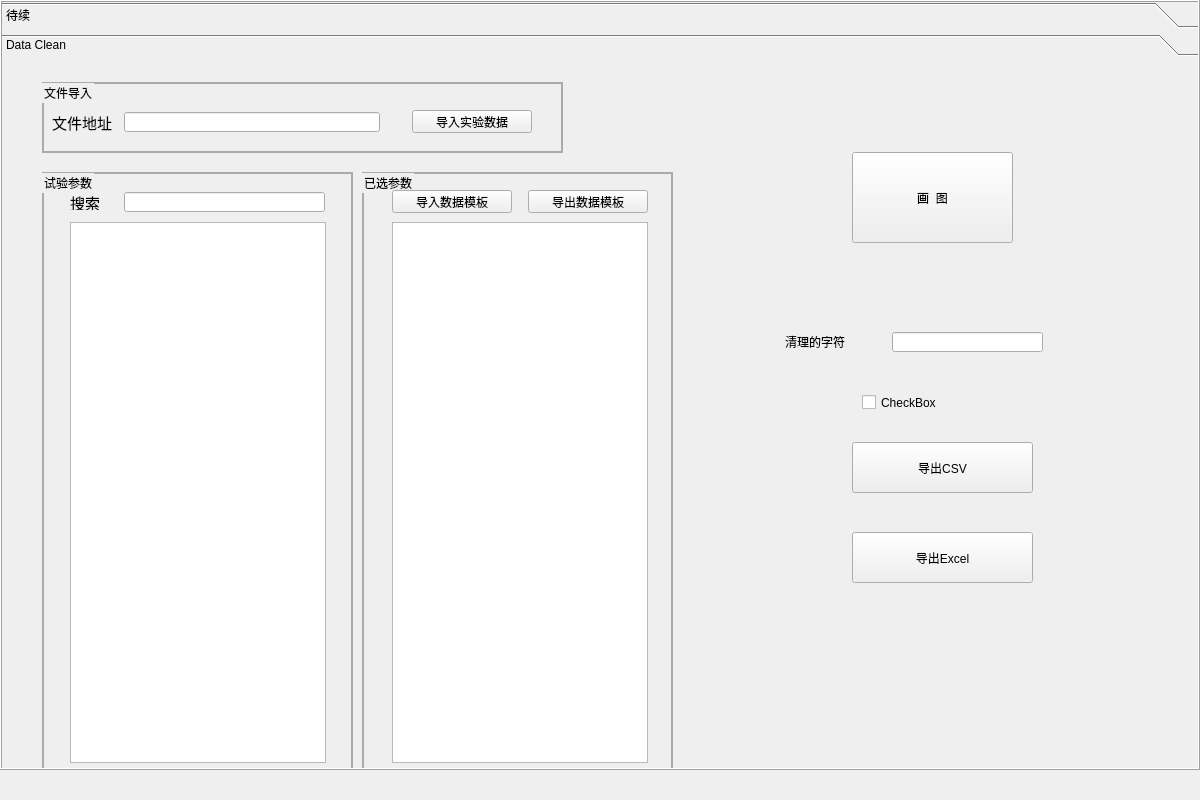
<?xml version="1.0" encoding="UTF-8"?>
<ui version="4.0">
 <class>MainWindow</class>
 <widget class="QMainWindow" name="MainWindow">
  <property name="geometry">
   <rect>
    <x>0</x>
    <y>0</y>
    <width>1200</width>
    <height>800</height>
   </rect>
  </property>
  <property name="maximumSize">
   <size>
    <width>1200</width>
    <height>800</height>
   </size>
  </property>
  <property name="windowTitle">
   <string>MainWindow</string>
  </property>
  <widget class="QWidget" name="centralwidget">
   <widget class="QToolBox" name="toolBox">
    <property name="geometry">
     <rect>
      <x>0</x>
      <y>0</y>
      <width>1200</width>
      <height>770</height>
     </rect>
    </property>
    <property name="minimumSize">
     <size>
      <width>1200</width>
      <height>770</height>
     </size>
    </property>
    <property name="maximumSize">
     <size>
      <width>1200</width>
      <height>770</height>
     </size>
    </property>
    <property name="tabletTracking">
     <bool>false</bool>
    </property>
    <property name="autoFillBackground">
     <bool>false</bool>
    </property>
    <property name="styleSheet">
     <string notr="true"/>
    </property>
    <property name="frameShape">
     <enum>QFrame::Box</enum>
    </property>
    <property name="frameShadow">
     <enum>QFrame::Raised</enum>
    </property>
    <property name="currentIndex">
     <number>1</number>
    </property>
    <property name="tabSpacing">
     <number>6</number>
    </property>
    <widget class="QWidget" name="page">
     <property name="geometry">
      <rect>
       <x>0</x>
       <y>0</y>
       <width>1196</width>
       <height>714</height>
      </rect>
     </property>
     <attribute name="label">
      <string>待续</string>
     </attribute>
     <widget class="QLabel" name="label_2">
      <property name="geometry">
       <rect>
        <x>520</x>
        <y>260</y>
        <width>54</width>
        <height>12</height>
       </rect>
      </property>
      <property name="text">
       <string>TextLabel</string>
      </property>
     </widget>
    </widget>
    <widget class="QWidget" name="page1">
     <property name="geometry">
      <rect>
       <x>0</x>
       <y>0</y>
       <width>1196</width>
       <height>714</height>
      </rect>
     </property>
     <attribute name="label">
      <string>Data Clean</string>
     </attribute>
     <widget class="QPushButton" name="csvexport_Button">
      <property name="geometry">
       <rect>
        <x>850</x>
        <y>380</y>
        <width>181</width>
        <height>51</height>
       </rect>
      </property>
      <property name="text">
       <string>导出CSV</string>
      </property>
     </widget>
     <widget class="QPushButton" name="excelexport_Button">
      <property name="geometry">
       <rect>
        <x>850</x>
        <y>470</y>
        <width>181</width>
        <height>51</height>
       </rect>
      </property>
      <property name="text">
       <string>导出Excel</string>
      </property>
     </widget>
     <widget class="QGroupBox" name="groupBox">
      <property name="geometry">
       <rect>
        <x>40</x>
        <y>20</y>
        <width>521</width>
        <height>71</height>
       </rect>
      </property>
      <property name="tabletTracking">
       <bool>false</bool>
      </property>
      <property name="autoFillBackground">
       <bool>false</bool>
      </property>
      <property name="styleSheet">
       <string notr="true">QGroupBox{
	border-width:2px;
	border-style:solid;
	border-color: rgb(170, 170, 170);
}</string>
      </property>
      <property name="title">
       <string>文件导入</string>
      </property>
      <property name="flat">
       <bool>false</bool>
      </property>
      <property name="checkable">
       <bool>false</bool>
      </property>
      <widget class="QLineEdit" name="lineEdit_import_1">
       <property name="geometry">
        <rect>
         <x>82</x>
         <y>30</y>
         <width>256</width>
         <height>20</height>
        </rect>
       </property>
      </widget>
      <widget class="QPushButton" name="import_Button">
       <property name="geometry">
        <rect>
         <x>370</x>
         <y>28</y>
         <width>120</width>
         <height>23</height>
        </rect>
       </property>
       <property name="font">
        <font>
         <family>宋体</family>
         <weight>50</weight>
         <bold>false</bold>
        </font>
       </property>
       <property name="text">
        <string>导入实验数据</string>
       </property>
      </widget>
      <widget class="QLabel" name="label_3">
       <property name="geometry">
        <rect>
         <x>10</x>
         <y>30</y>
         <width>71</width>
         <height>20</height>
        </rect>
       </property>
       <property name="font">
        <font>
         <family>Agency FB</family>
         <pointsize>11</pointsize>
        </font>
       </property>
       <property name="text">
        <string>文件地址</string>
       </property>
      </widget>
     </widget>
     <widget class="QGroupBox" name="groupBox_2">
      <property name="geometry">
       <rect>
        <x>40</x>
        <y>110</y>
        <width>311</width>
        <height>601</height>
       </rect>
      </property>
      <property name="tabletTracking">
       <bool>false</bool>
      </property>
      <property name="autoFillBackground">
       <bool>false</bool>
      </property>
      <property name="styleSheet">
       <string notr="true">QGroupBox{
	border-width:2px;
	border-style:solid;
	border-color: rgb(170, 170, 170);
}</string>
      </property>
      <property name="title">
       <string>试验参数</string>
      </property>
      <property name="flat">
       <bool>false</bool>
      </property>
      <property name="checkable">
       <bool>false</bool>
      </property>
      <widget class="QLineEdit" name="lineEdit_search">
       <property name="geometry">
        <rect>
         <x>82</x>
         <y>20</y>
         <width>201</width>
         <height>20</height>
        </rect>
       </property>
       <property name="font">
        <font>
         <family>微软雅黑</family>
         <weight>50</weight>
         <bold>false</bold>
        </font>
       </property>
      </widget>
      <widget class="QListWidget" name="listWidget_1">
       <property name="geometry">
        <rect>
         <x>28</x>
         <y>50</y>
         <width>256</width>
         <height>541</height>
        </rect>
       </property>
       <property name="modelColumn">
        <number>0</number>
       </property>
       <property name="currentRow">
        <number>-1</number>
       </property>
      </widget>
      <widget class="QLabel" name="label">
       <property name="geometry">
        <rect>
         <x>28</x>
         <y>22</y>
         <width>31</width>
         <height>16</height>
        </rect>
       </property>
       <property name="font">
        <font>
         <family>Agency FB</family>
         <pointsize>11</pointsize>
        </font>
       </property>
       <property name="text">
        <string>搜索</string>
       </property>
      </widget>
     </widget>
     <widget class="QGroupBox" name="groupBox_3">
      <property name="geometry">
       <rect>
        <x>360</x>
        <y>110</y>
        <width>311</width>
        <height>601</height>
       </rect>
      </property>
      <property name="tabletTracking">
       <bool>false</bool>
      </property>
      <property name="autoFillBackground">
       <bool>false</bool>
      </property>
      <property name="styleSheet">
       <string notr="true">QGroupBox{
	border-width:2px;
	border-style:solid;
	border-color: rgb(170, 170, 170);
}</string>
      </property>
      <property name="title">
       <string>已选参数</string>
      </property>
      <property name="flat">
       <bool>false</bool>
      </property>
      <property name="checkable">
       <bool>false</bool>
      </property>
      <widget class="QListWidget" name="listWidget_2">
       <property name="geometry">
        <rect>
         <x>30</x>
         <y>50</y>
         <width>256</width>
         <height>541</height>
        </rect>
       </property>
      </widget>
      <widget class="QPushButton" name="output_Button">
       <property name="geometry">
        <rect>
         <x>166</x>
         <y>18</y>
         <width>120</width>
         <height>23</height>
        </rect>
       </property>
       <property name="font">
        <font>
         <family>宋体</family>
        </font>
       </property>
       <property name="text">
        <string>导出数据模板</string>
       </property>
      </widget>
      <widget class="QPushButton" name="input_Button">
       <property name="geometry">
        <rect>
         <x>30</x>
         <y>18</y>
         <width>120</width>
         <height>23</height>
        </rect>
       </property>
       <property name="font">
        <font>
         <family>宋体</family>
        </font>
       </property>
       <property name="text">
        <string>导入数据模板</string>
       </property>
      </widget>
     </widget>
     <widget class="QPushButton" name="plot_Button">
      <property name="geometry">
       <rect>
        <x>850</x>
        <y>90</y>
        <width>161</width>
        <height>91</height>
       </rect>
      </property>
      <property name="text">
       <string>画  图</string>
      </property>
     </widget>
     <widget class="QLineEdit" name="lineEdit_clean">
      <property name="geometry">
       <rect>
        <x>890</x>
        <y>270</y>
        <width>151</width>
        <height>20</height>
       </rect>
      </property>
     </widget>
     <widget class="QLabel" name="label_7">
      <property name="geometry">
       <rect>
        <x>783</x>
        <y>270</y>
        <width>81</width>
        <height>20</height>
       </rect>
      </property>
      <property name="text">
       <string>清理的字符</string>
      </property>
     </widget>
     <widget class="QCheckBox" name="checkBox_1">
      <property name="geometry">
       <rect>
        <x>860</x>
        <y>320</y>
        <width>101</width>
        <height>41</height>
       </rect>
      </property>
      <property name="text">
       <string>CheckBox</string>
      </property>
     </widget>
    </widget>
   </widget>
  </widget>
  <widget class="QMenuBar" name="menubar">
   <property name="geometry">
    <rect>
     <x>0</x>
     <y>0</y>
     <width>1200</width>
     <height>23</height>
    </rect>
   </property>
  </widget>
 </widget>
 <resources/>
 <connections/>
</ui>
